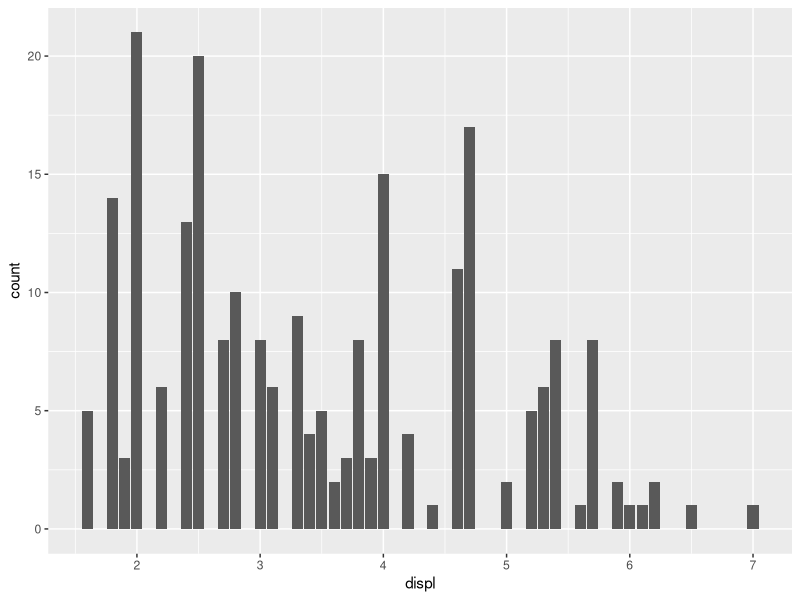
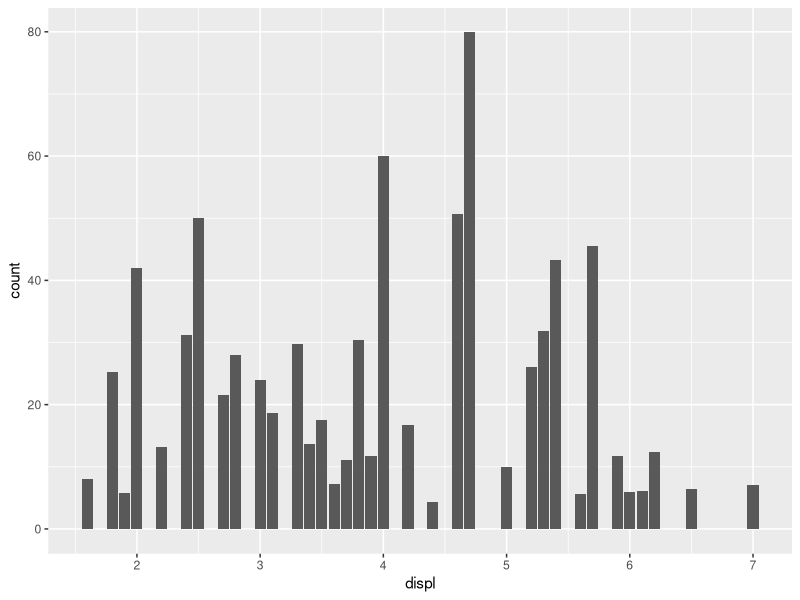
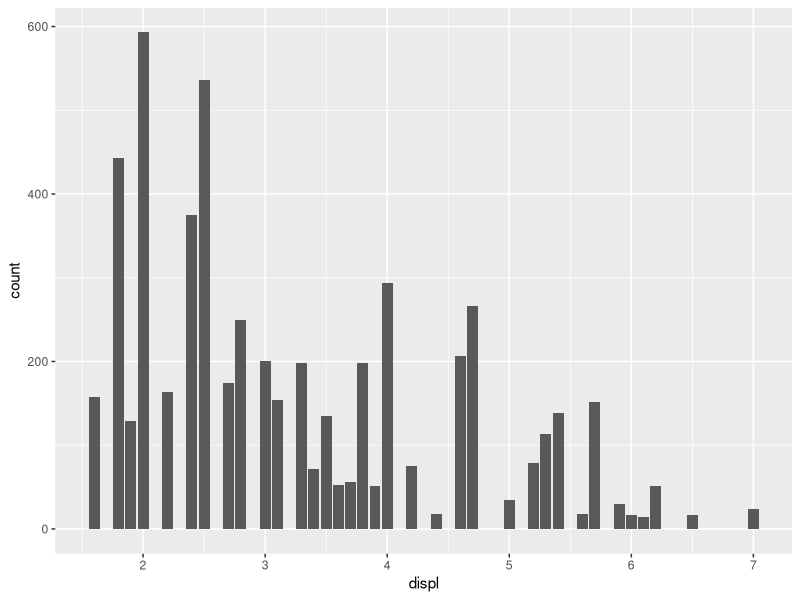
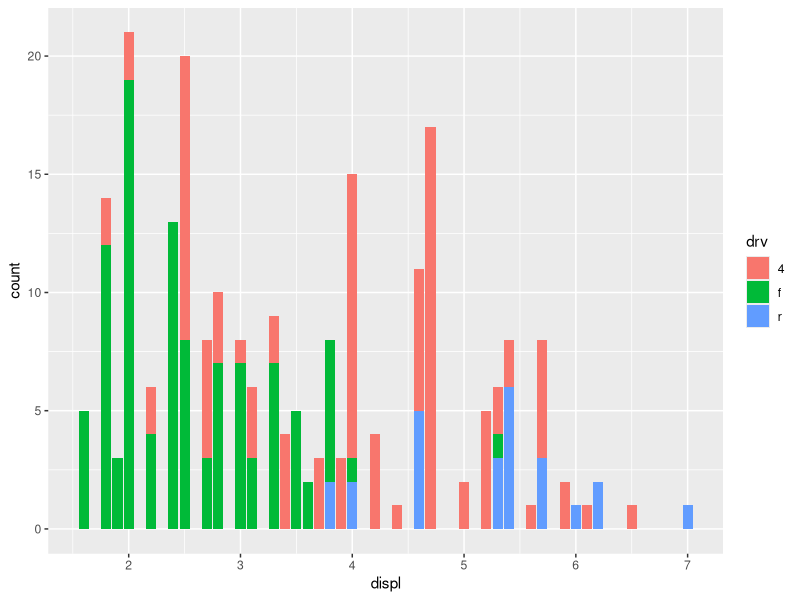
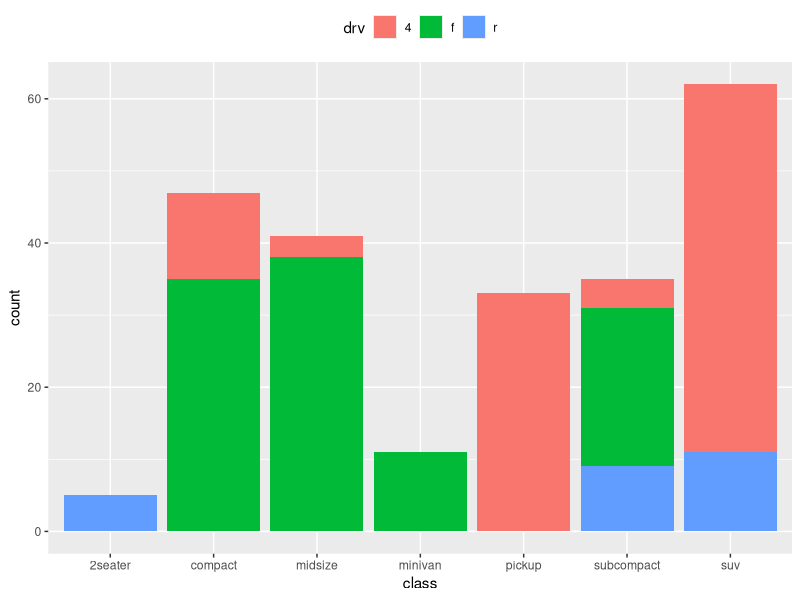

R code for these plots, in order:
#The purpose of the stat_count.R file is to provide examples of bar geom visuals.

#Reference: https://ggplot2.tidyverse.org/reference/geom_bar.html

library(tidyverse)

geo <- ggplot(mpg, aes(x = displ))
geo + stat_count()

geo + stat_count(aes(weight = displ))
geo + stat_count(aes(weight = hwy))

geo + stat_count(aes(fill = drv))

ggplot(mpg, aes(x = class)) +
    stat_count(aes(fill = drv)) +
    theme(legend.position = "top")
